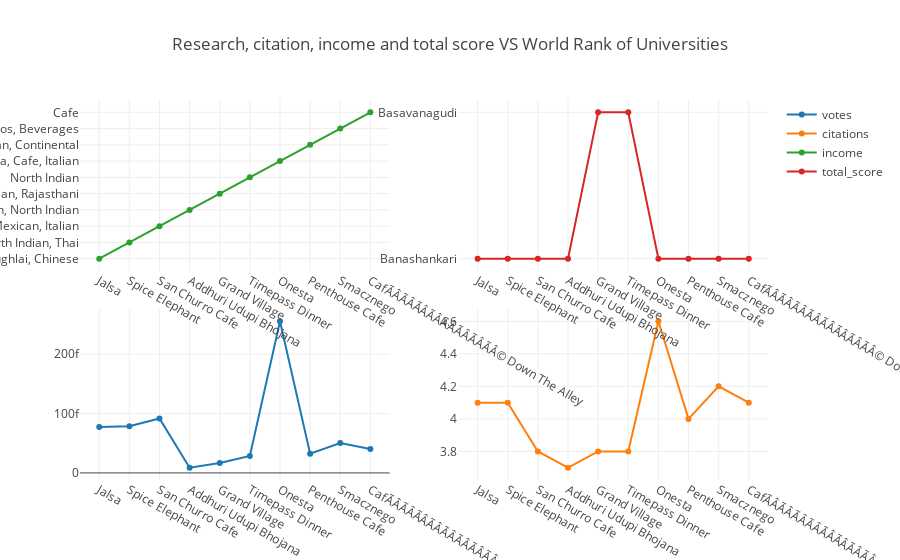

Notebook cell for this chart:
### Code cell
trace1 = go.Scatter(
    x=df.name.head(10),
    y=df.votes.head(10),
    name = "votes"
)
trace2 = go.Scatter(
    x=df.name.head(10),
    y=df.rate.head(10),
    xaxis='x2',
    yaxis='y2',
    name = "citations"
)
trace3 = go.Scatter(
    x=df.name.head(10),
    y=df.cuisines.head(10),
    xaxis='x3',
    yaxis='y3',
    name = "income"
)
trace4 = go.Scatter(
    x=df.name.head(10),
    y=df.location.head(10),
    xaxis='x4',
    yaxis='y4',
    name = "total_score"
)
data = [trace1, trace2, trace3, trace4]
layout = go.Layout(
    xaxis=dict(
        domain=[0, 0.45]
    ),
    yaxis=dict(
        domain=[0, 0.45]
    ),
    xaxis2=dict(
        domain=[0.55, 1]
    ),
    xaxis3=dict(
        domain=[0, 0.45],
        anchor='y3'
    ),
    xaxis4=dict(
        domain=[0.55, 1],
        anchor='y4'
    ),
    yaxis2=dict(
        domain=[0, 0.45],
        anchor='x2'
    ),
    yaxis3=dict(
        domain=[0.55, 1]
    ),
    yaxis4=dict(
        domain=[0.55, 1],
        anchor='x4'
    ),
    title = 'Research, citation, income and total score VS World Rank of Universities'
)
fig = go.Figure(data=data, layout=layout)
iplot(fig)

### Figure 1 — Plotly figure (JSON) as saved in the notebook; plotly's stock layout.template omitted (floating-point values rounded to 4 significant figures)
{"data": [{"name": "votes", "type": "scatter", "uid": "60d2b8b7-3e3e-4a43-a792-e6b3ef9edfcf", "x": ["Jalsa", "Spice Elephant", "San Churro Cafe", "Addhuri Udupi Bhojana", "Grand Village", "Timepass Dinner", "Onesta", "Penthouse Cafe", "Smacznego", "CafÃÂÃÂÃÂÃÂÃÂÃÂÃÂÃÂ© Down The Alley"], "y": [7.75e-14, 7.87e-14, 9.18e-14, 8.8e-15, 1.66e-14, 2.86e-14, 2.556e-13, 3.24e-14, 5.04e-14, 4.02e-14]}, {"name": "citations", "type": "scatter", "uid": "a9336e0f-4790-46d3-8adf-51c9257d5db9", "x": ["Jalsa", "Spice Elephant", "San Churro Cafe", "Addhuri Udupi Bhojana", "Grand Village", "Timepass Dinner", "Onesta", "Penthouse Cafe", "Smacznego", "CafÃÂÃÂÃÂÃÂÃÂÃÂÃÂÃÂ© Down The Alley"], "xaxis": "x2", "y": [4.1, 4.1, 3.8, 3.7, 3.8, 3.8, 4.6, 4, 4.2, 4.1], "yaxis": "y2"}, {"name": "income", "type": "scatter", "uid": "6024ec9a-dcf6-44e5-acec-f6f62e97bedf", "x": ["Jalsa", "Spice Elephant", "San Churro Cafe", "Addhuri Udupi Bhojana", "Grand Village", "Timepass Dinner", "Onesta", "Penthouse Cafe", "Smacznego", "CafÃÂÃÂÃÂÃÂÃÂÃÂÃÂÃÂ© Down The Alley"], "xaxis": "x3", "y": ["North Indian, Mughlai, Chinese", "Chinese, North Indian, Thai", "Cafe, Mexican, Italian", "South Indian, North Indian", "North Indian, Rajasthani", "North Indian", "Pizza, Cafe, Italian", "Cafe, Italian, Continental", "Cafe, Mexican, Italian, Momos, Beverages", "Cafe"], "yaxis": "y3"}, {"name": "total_score", "type": "scatter", "uid": "5cb09725-e3b1-48b0-9272-51e7020f13d0", "x": ["Jalsa", "Spice Elephant", "San Churro Cafe", "Addhuri Udupi Bhojana", "Grand Village", "Timepass Dinner", "Onesta", "Penthouse Cafe", "Smacznego", "CafÃÂÃÂÃÂÃÂÃÂÃÂÃÂÃÂ© Down The Alley"], "xaxis": "x4", "y": ["Banashankari", "Banashankari", "Banashankari", "Banashankari", "Basavanagudi", "Basavanagudi", "Banashankari", "Banashankari", "Banashankari", "Banashankari"], "yaxis": "y4"}], "layout": {"autosize": true, "title": {"text": "Research, citation, income and total score VS World Rank of Universities"}, "xaxis": {"autorange": true, "domain": [0, 0.45], "range": [-0.7359, 9.736], "type": "category"}, "xaxis2": {"autorange": true, "domain": [0.55, 1], "range": [-0.7359, 9.736], "type": "category"}, "xaxis3": {"anchor": "y3", "autorange": true, "domain": [0, 0.45], "range": [-0.7359, 9.736], "type": "category"}, "xaxis4": {"anchor": "y4", "autorange": true, "domain": [0.55, 1], "range": [-0.7359, 9.736], "type": "category"}, "yaxis": {"autorange": true, "domain": [0, 0.45], "range": [-1.381e-14, 2.782e-13], "type": "linear"}, "yaxis2": {"anchor": "x2", "autorange": true, "domain": [0, 0.45], "range": [3.618, 4.682], "type": "linear"}, "yaxis3": {"autorange": true, "domain": [0.55, 1], "range": [-0.8243, 9.824], "type": "category"}, "yaxis4": {"anchor": "x4", "autorange": true, "domain": [0.55, 1], "range": [-0.09159, 1.092], "type": "category"}}}
